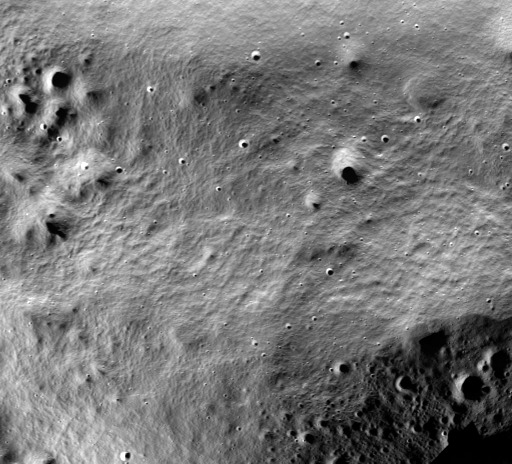
#> input picture src/Shadowline.Web/wwwroot/data/sdem/A300/20_3_2.jpg, 512 x 464 px
$ python make_maps.py ../../src/Shadowline.Web/wwwroot/data/sdem/A300/20_3_2.jpg out
#> lines starting #> are read from the running program, lines starting #| are printed output that depends on the picture
import argparse
import math
from pathlib import Path

import numpy as np
from PIL import Image

Image.MAX_IMAGE_PIXELS = None


def bilinear(source, rows, cols):
    height, width = source.shape[:2]
    cols = np.mod(cols, width)
    rows = np.clip(rows, 0, height - 1)
    c0 = np.floor(cols).astype(int)
    r0 = np.floor(rows).astype(int)
    c1 = (c0 + 1) % width
    r1 = np.minimum(r0 + 1, height - 1)
    fc = (cols - c0)[..., None]
    fr = (rows - r0)[..., None]
    top = source[r0, c0] * (1 - fc) + source[r0, c1] * fc
    bottom = source[r1, c0] * (1 - fc) + source[r1, c1] * fc
    return top * (1 - fr) + bottom * fr


def polar(source, size, limit_deg, lon_offset_deg):
    height, width = source.shape[:2]
    radius = size / 2
    scale = math.tan(math.radians(90 + limit_deg) / 2)
    ys, xs = np.mgrid[0:size, 0:size].astype(np.float64)
    dx = (xs + 0.5 - radius) / radius
    dy = (radius - (ys + 0.5)) / radius
    r = np.hypot(dx, dy)
    lat = np.degrees(2 * np.arctan(r * scale)) - 90
    lon = np.degrees(np.arctan2(dx, dy))
    cols = (lon + 180 + lon_offset_deg) / 360 * width - 0.5
    rows = (90 - lat) / 180 * height - 0.5
    image = bilinear(source, rows, cols)
    image[r > 1] = 0
    return image


def main():
    parser = argparse.ArgumentParser()
    parser.add_argument("source")
    parser.add_argument("outdir")
    parser.add_argument("--lon-offset", type=float, default=0.0)
    parser.add_argument("--polar-size", type=int, default=800)
    parser.add_argument("--limit", type=float, default=-60.0)
    args = parser.parse_args()

    outdir = Path(args.outdir)
    outdir.mkdir(parents=True, exist_ok=True)

    image = Image.open(args.source).convert("RGB")
#> image is the input picture: PIL image 512x464 RGB; min 0, max 255, mean 119.7
    source = np.asarray(image, dtype=np.float32)

    flat = image.resize((2048, 1024), Image.LANCZOS)
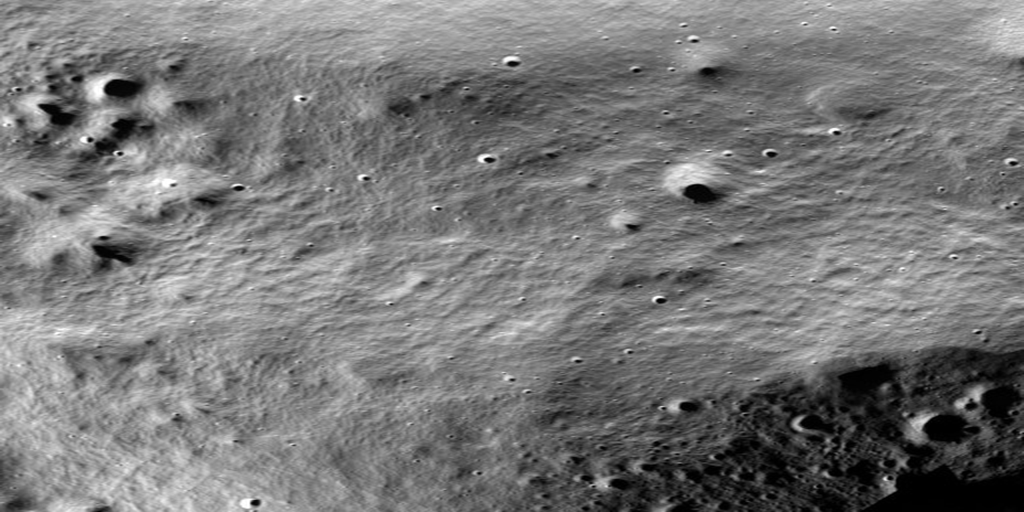
#> flat: PIL image 2048x1024 RGB (shown at 1/2 size); min 0, max 255, mean 119.7
    flat.save(outdir / "equirect.jpg", quality=85, optimize=True)

    south = polar(source, args.polar_size, args.limit, args.lon_offset)
#> in bilinear, `cols = np.mod(cols, width)`:
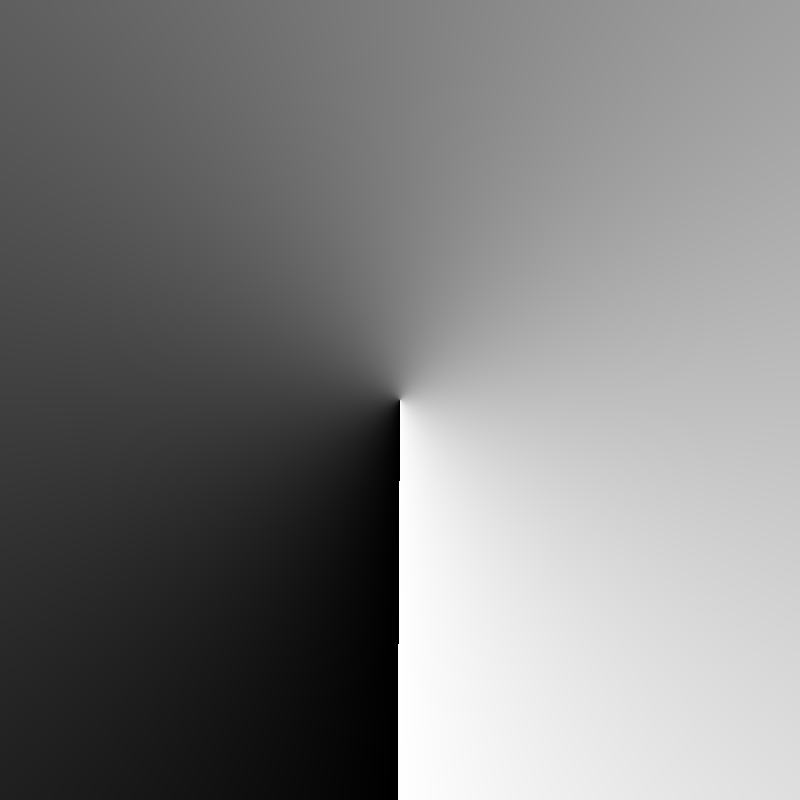
#> cols: shape (800, 800) float64; min 0.00197, max 512, mean 255.9; drawn with min black and max white
#> in bilinear, `rows = np.clip(rows, 0, height - 1)`:
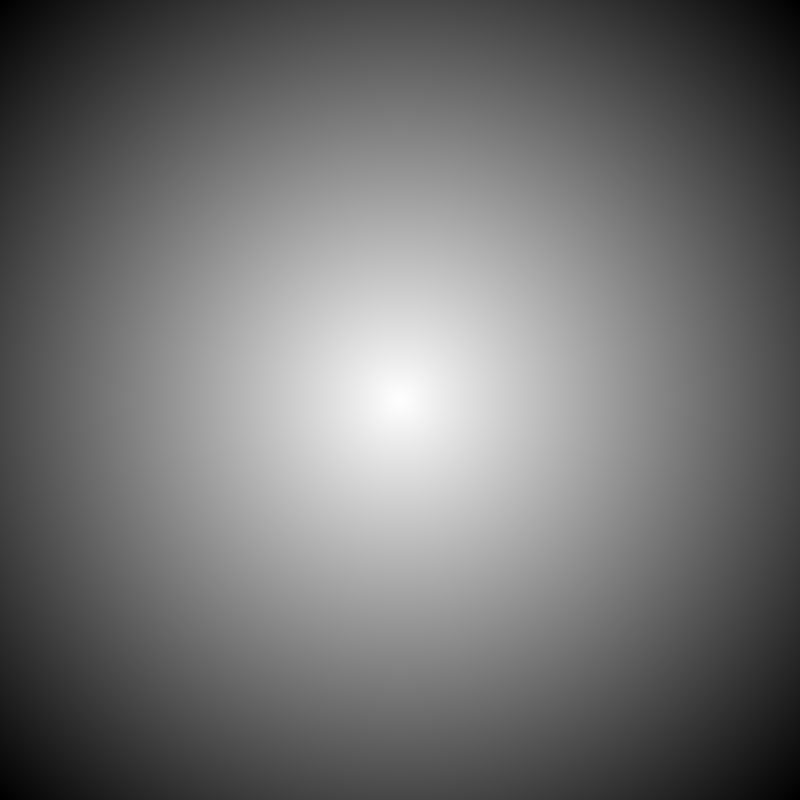
#> rows: shape (800, 800) float64; min 356.6, max 463, mean 404.1; drawn with min black and max white
#> in bilinear, `r0 = np.floor(rows).astype(int)`:
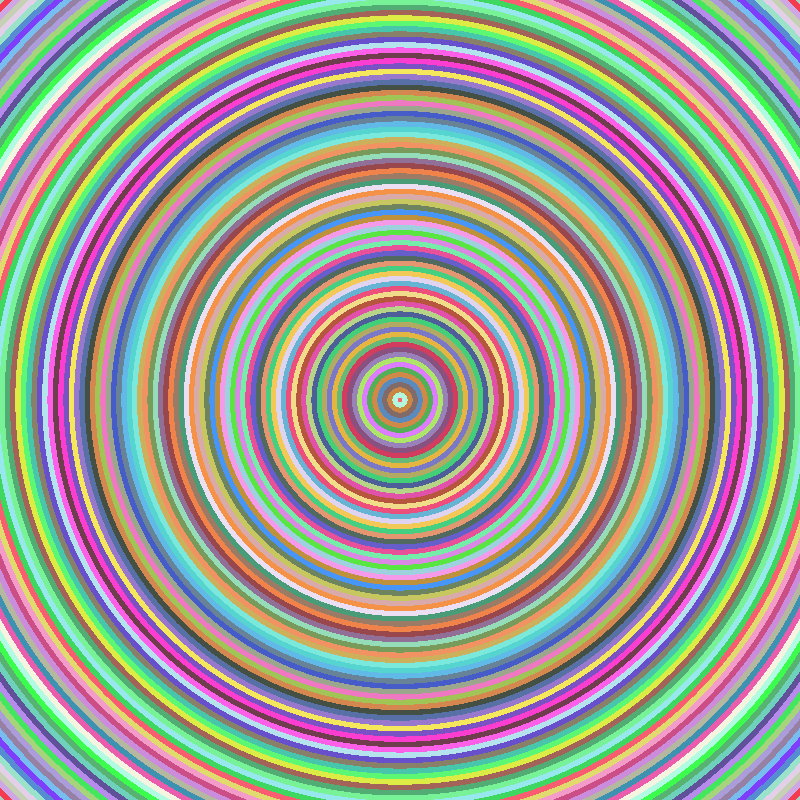
#> r0: shape (800, 800) int64; 108 distinct labels, from 356 to 463; one colour per label, 0 black
#> in bilinear, `r1 = np.minimum(r0 + 1, height - 1)`: r1: shape (800, 800) int64; 107 distinct labels, from 357 to 463
#> in bilinear, `fc = (cols - c0)[..., None]`:
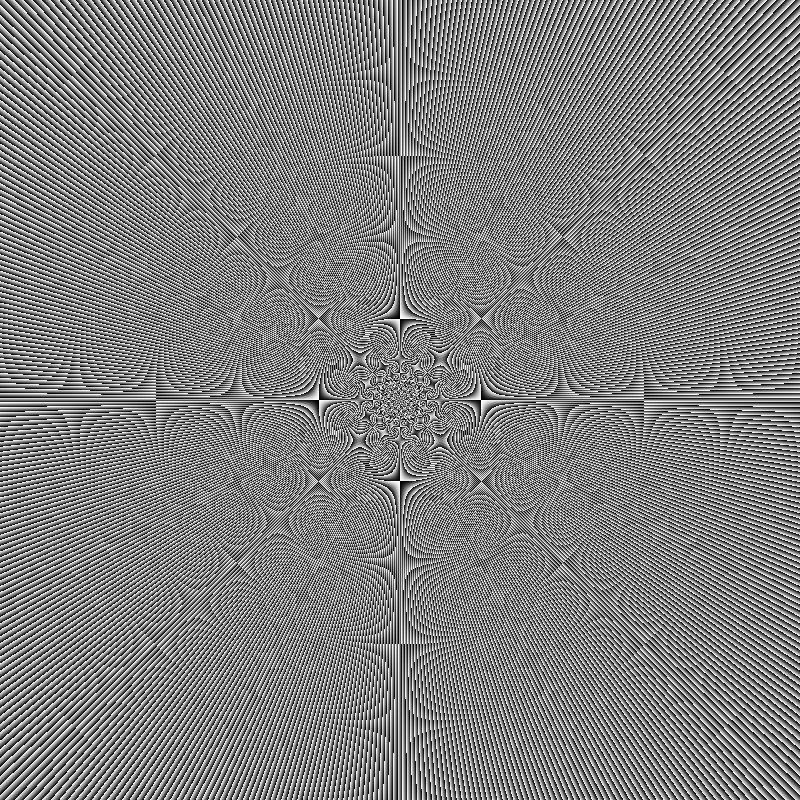
#> fc: shape (800, 800, 1) float64; min 5.25e-06, max 1, mean 0.5
#> in bilinear, `fr = (rows - r0)[..., None]`:
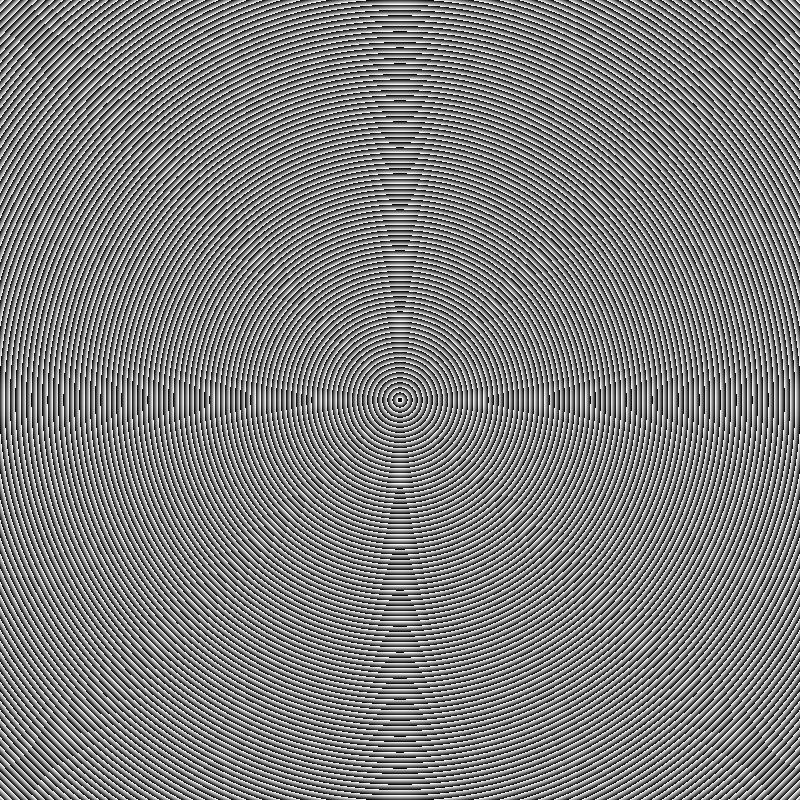
#> fr: shape (800, 800, 1) float64; min 0, max 1, mean 0.5
#> in polar, `image[r > 1] = 0`:
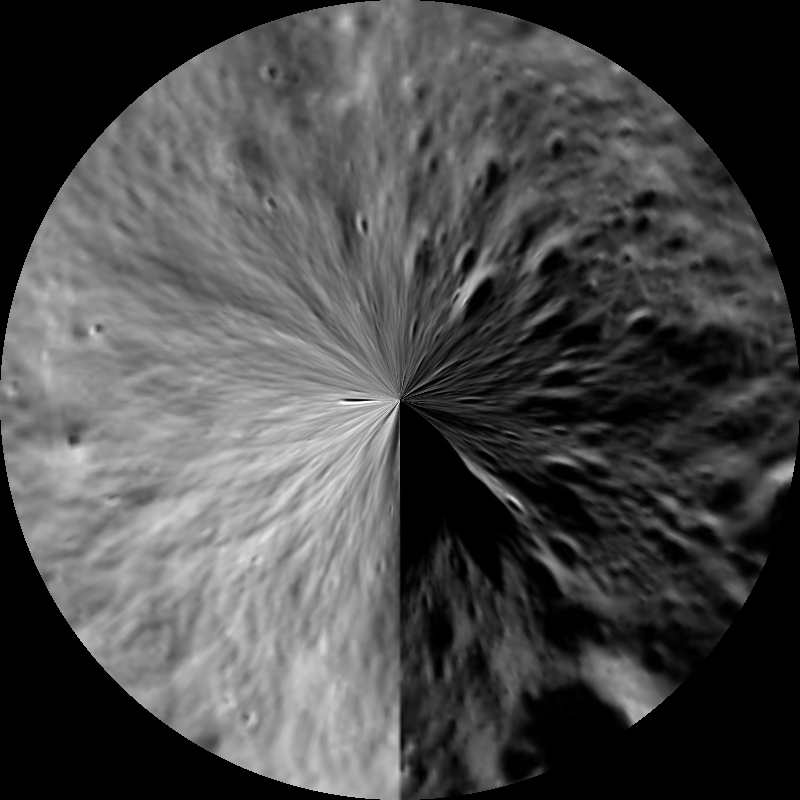
#> image: shape (800, 800, 3) float64; min 0, max 255, mean 73.7
    Image.fromarray(np.clip(south, 0, 255).astype(np.uint8)).save(outdir / "south.jpg", quality=88, optimize=True)


if __name__ == "__main__":
    main()

$ run again, on src/Shadowline.Web/wwwroot/data/sdem/A300/5_11_15.jpg
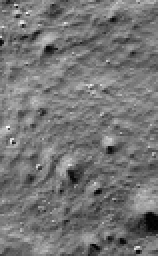
#> input picture src/Shadowline.Web/wwwroot/data/sdem/A300/5_11_15.jpg, 79 x 128 px (shown 2 times larger)
#> in main, image is the input picture: PIL image 79x128 RGB; min 0, max 253, mean 117.1
#> c0: shape (800, 800) int64; 79 distinct labels, from 0 to 78
#> r0: shape (800, 800) int64; 30 distinct labels, from 98 to 127
#> in bilinear, `c1 = (c0 + 1) % width`:
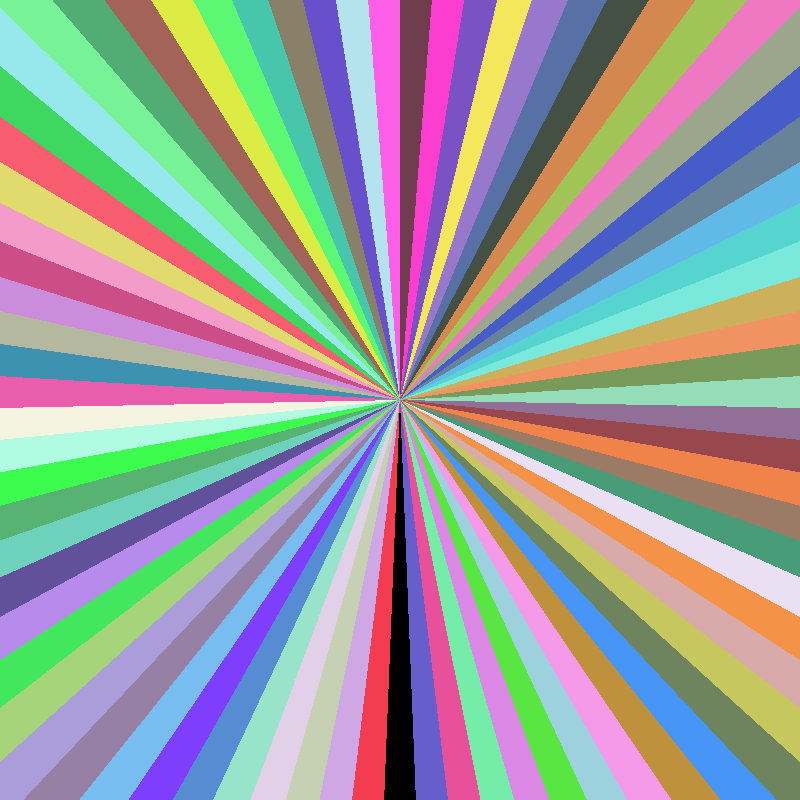
#> c1: shape (800, 800) int64; 79 distinct labels, from 0 to 78; one colour per label, 0 black
#> r1: shape (800, 800) int64; 29 distinct labels, from 99 to 127
#> in polar, `image[r > 1] = 0`:
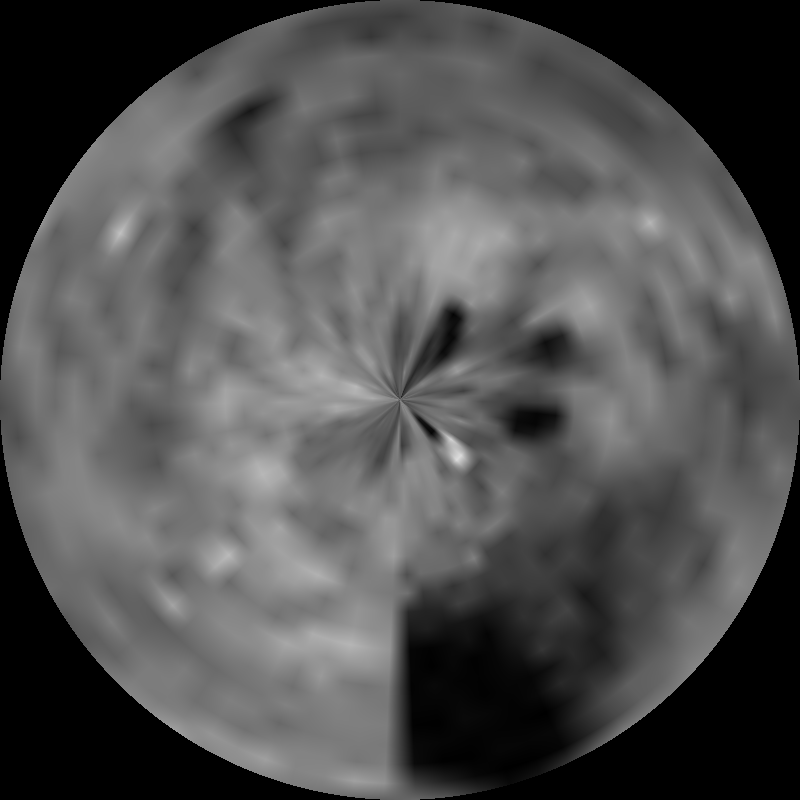
#> image: shape (800, 800, 3) float64; min 0, max 219, mean 80.3

$ run again, on src/Shadowline.Web/wwwroot/data/sdem/A300/5_11_3.jpg
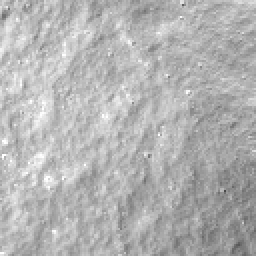
#> input picture src/Shadowline.Web/wwwroot/data/sdem/A300/5_11_3.jpg, 128 x 128 px (shown 2 times larger)
#> in main, image is the input picture: PIL image 128x128 RGB; min 72, max 255, mean 179.2
#> c0: shape (800, 800) int64; 128 distinct labels, from 0 to 127
#> r0: shape (800, 800) int64; 30 distinct labels, from 98 to 127
#> in bilinear, `c1 = (c0 + 1) % width`:
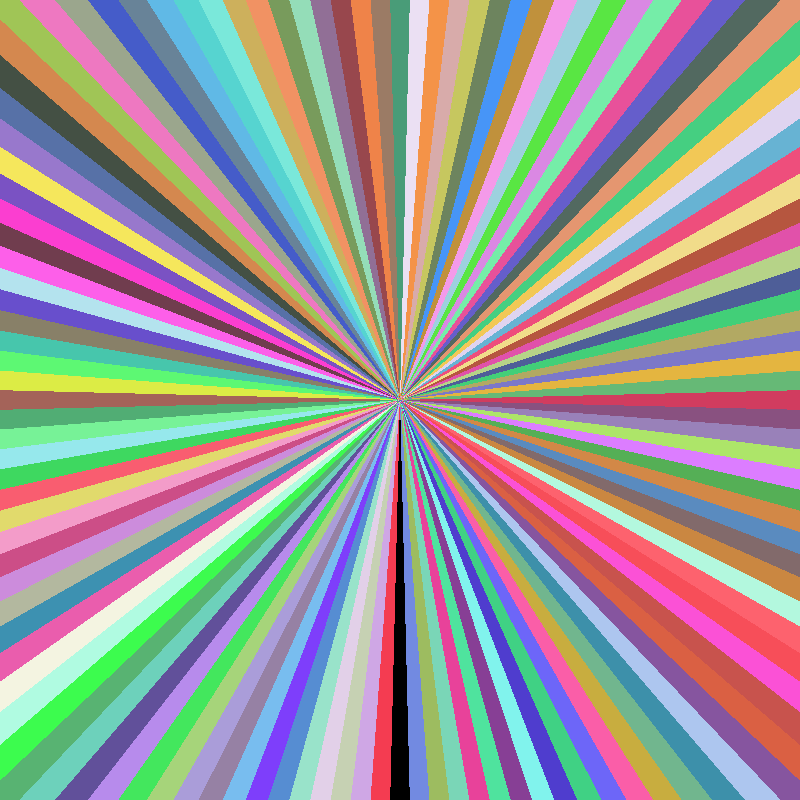
#> c1: shape (800, 800) int64; 128 distinct labels, from 0 to 127; one colour per label, 0 black
#> r1: shape (800, 800) int64; 29 distinct labels, from 99 to 127
#> in polar, `image[r > 1] = 0`:
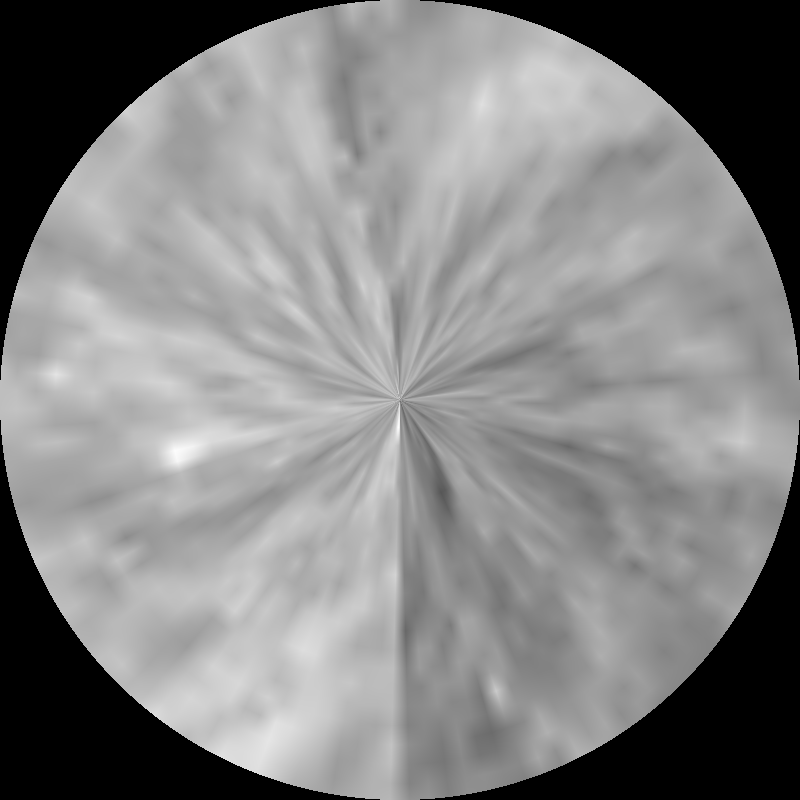
#> image: shape (800, 800, 3) float64; min 0, max 254, mean 131.8

$ run again, on src/Shadowline.Web/wwwroot/data/sdem/A300/5_12_12.jpg
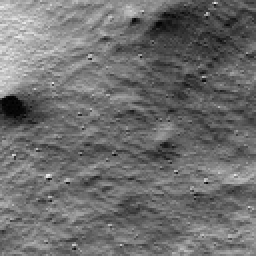
#> input picture src/Shadowline.Web/wwwroot/data/sdem/A300/5_12_12.jpg, 128 x 128 px (shown 2 times larger)
#> in main, image is the input picture: PIL image 128x128 RGB; min 0, max 239, mean 109.7
#> c0: shape (800, 800) int64; 128 distinct labels, from 0 to 127
#> r0: shape (800, 800) int64; 30 distinct labels, from 98 to 127
#> c1: shape (800, 800) int64; 128 distinct labels, from 0 to 127
#> r1: shape (800, 800) int64; 29 distinct labels, from 99 to 127
#> in polar, `image[r > 1] = 0`:
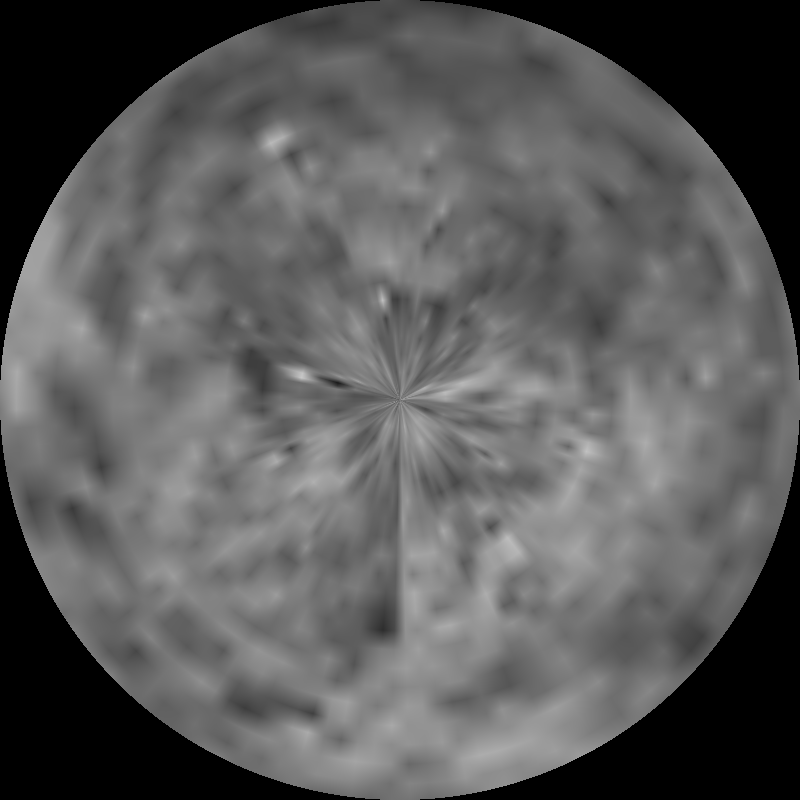
#> image: shape (800, 800, 3) float64; min 0, max 200, mean 89.9
